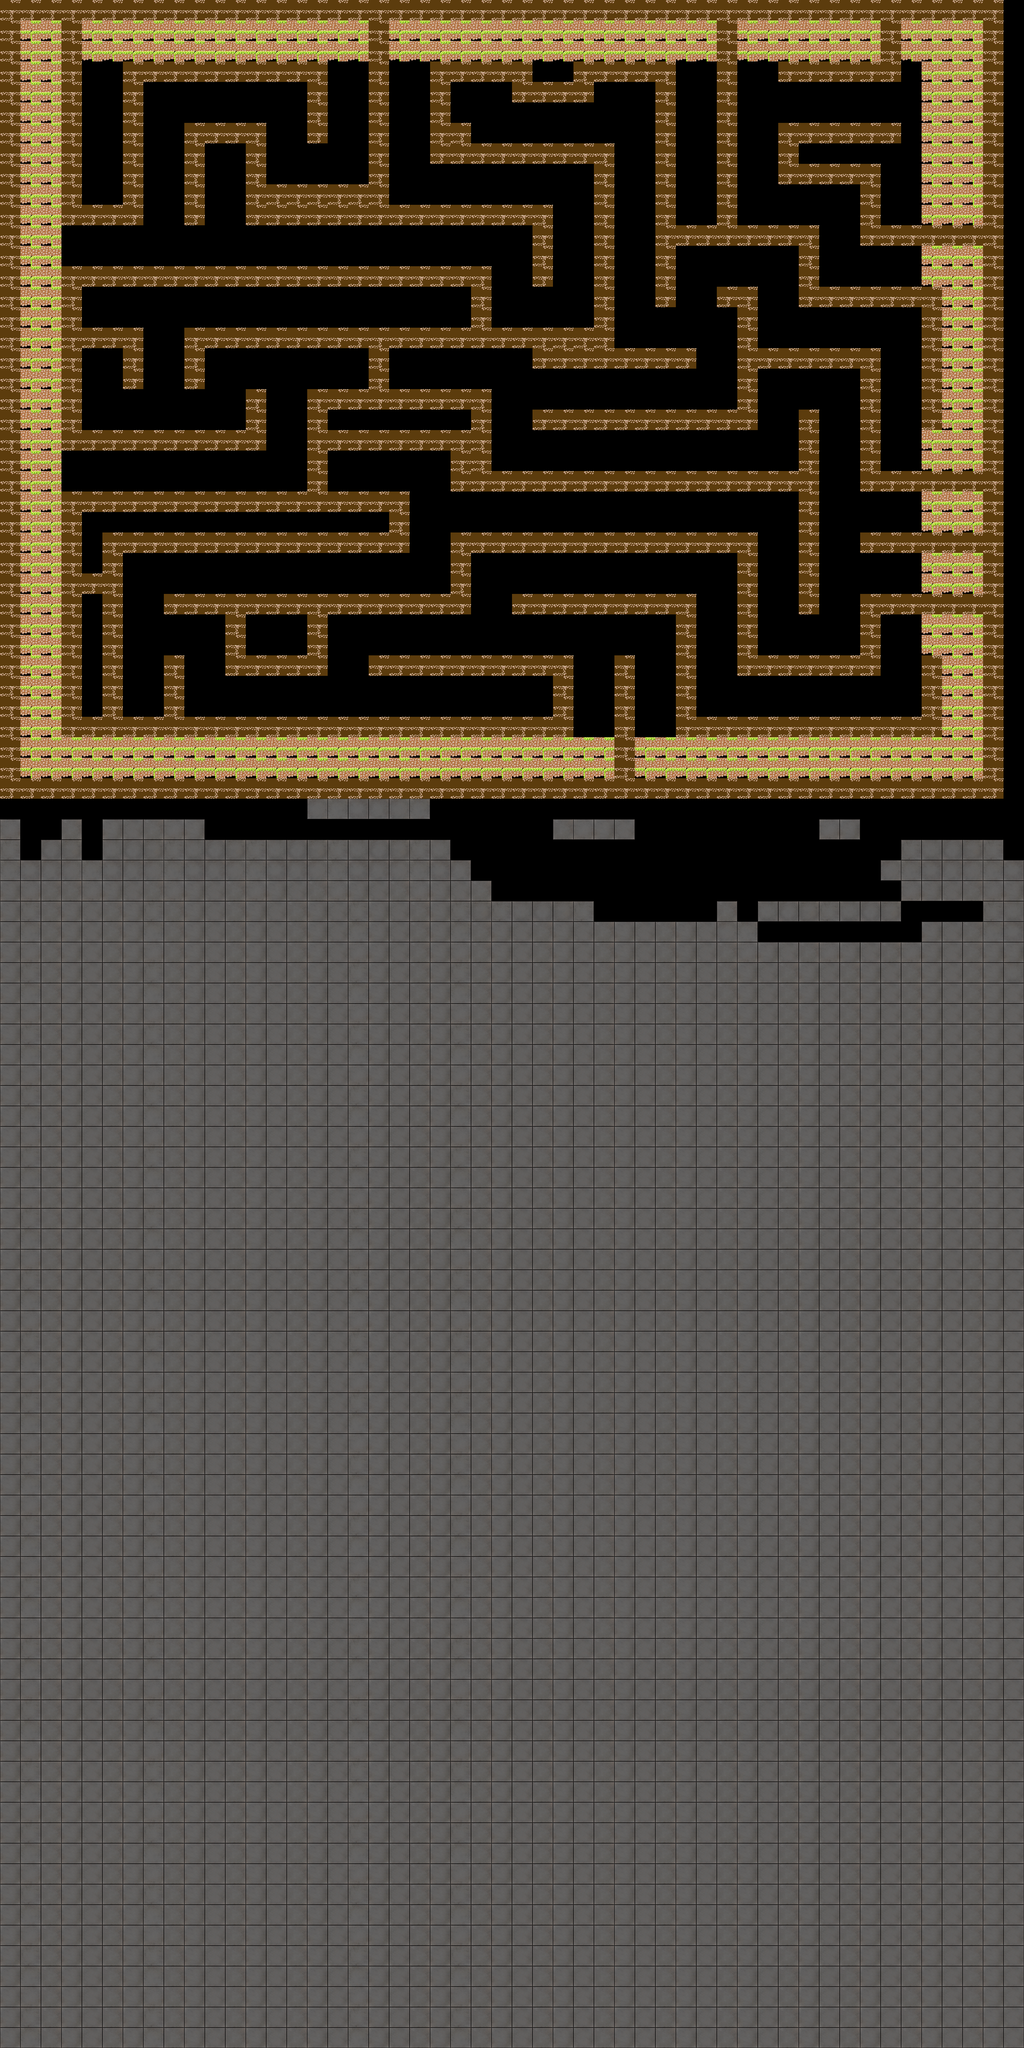

This is a level from a 2D game, rendered from its Tiled map with the project's own tilesets. A one-line summary and the map file follow, with tile-layer data summarised:
An orthogonal 50x100 tile map with 64x64 px tiles, 2 tile layers (bottom, walls), 8 tilesets.

<map version="1.0" orientation="orthogonal" renderorder="right-down" width="50" height="100" tilewidth="64" tileheight="64" nextobjectid="1">
 <tileset firstgid="1" name="tile_1" tilewidth="64" tileheight="64" tilecount="16">
  <image source="tile_1.png" width="256" height="256" />
 </tileset>
 <tileset firstgid="17" name="tile_2" tilewidth="64" tileheight="64" tilecount="16">
  <image source="tile_2.png" width="256" height="256" />
  <tile id="0">
   <properties>
    <property name="blocked" value="true" />
   </properties>
  </tile>
 </tileset>
 <tileset firstgid="33" name="sprite_sheet (3)" tilewidth="64" tileheight="64" tilecount="4">
  <image source="tileSet/sprite_sheet (3).png" width="160" height="128" />
 </tileset>
 <tileset firstgid="37" name="sprite_sheet (5)" tilewidth="64" tileheight="64" tilecount="1">
  <image source="tileSet/sprite_sheet (5).png" width="80" height="64" />
 </tileset>
 <tileset firstgid="38" name="sprite_sheet (2)" tilewidth="64" tileheight="64" tilecount="1">
  <image source="tileSet/sprite_sheet (2).png" width="80" height="64" />
 </tileset>
 <tileset firstgid="39" name="sprite_sheet (4)" tilewidth="64" tileheight="64" tilecount="1">
  <image source="tileSet/sprite_sheet (4).png" width="80" height="64" />
 </tileset>
 <tileset firstgid="40" name="sprite_sheet (1)" tilewidth="128" tileheight="128" tilecount="1">
  <image source="tileSet/sprite_sheet (1).png" width="160" height="128" />
 </tileset>
 <tileset firstgid="41" name="sprite_sheet (1)" tilewidth="64" tileheight="64" tilecount="4">
  <image source="tileSet/sprite_sheet (1).png" width="160" height="128" />
 </tileset>
 <layer name="bottom" width="50" height="100">
  <data>[5000 cells, 3253 non-empty, 13 distinct tile ids]</data>
 </layer>
 <layer name="walls" width="50" height="100">
  <properties>
   <property name="blocked" value="true" />
  </properties>
  <data>[5000 cells, 3465 non-empty, 7 distinct tile ids]</data>
 </layer>
</map>
